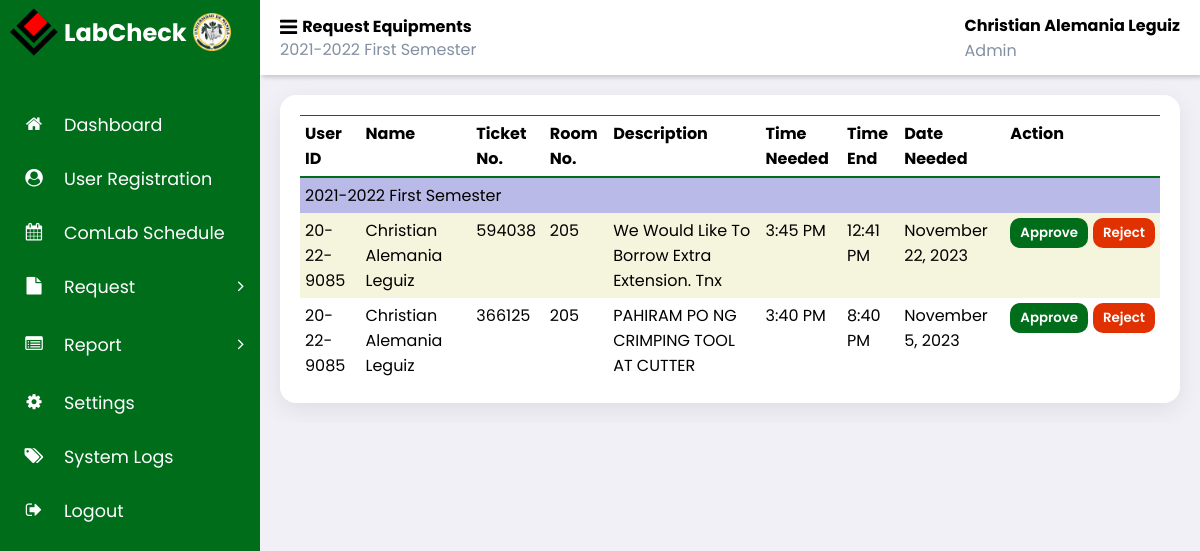
The app's page /admin_labcheck/request_equipment.php (signed in) with its own data.
### tables this page shows
CREATE TABLE `request` (
  `request_id` int(11) NOT NULL,
  `ticket_no` varchar(6) NOT NULL,
  `user_id` varchar(20) NOT NULL,
  `name` varchar(50) NOT NULL,
  `description` varchar(250) NOT NULL,
  `time` time NOT NULL,
  `time_end` time DEFAULT NULL,
  `date` date NOT NULL,
  `room_id` int(11) NOT NULL,
  `request_type` enum('comlab usage','repair','equipment') NOT NULL,
  `status` enum('pending','approve','reject','resolved') NOT NULL DEFAULT 'pending',
  `feedback` varchar(250) DEFAULT NULL,
  `school_year` varchar(20) NOT NULL,
  `semester` varchar(20) NOT NULL,
  `notify` tinyint(1) NOT NULL DEFAULT 0
);

### admin_labcheck/request_equipment.php (the view, shortened to what this page needs)
<?php
    include '../partial/admin_sidebar.php';
    include '../partial/header.php';
    $requestType = "equipment";
    $status = "pending";
    try {
        require_once "../connection/database.php";
        $sql='SELECT r.request_id, r.ticket_no, r.user_id, r.name, r.description, r.time, r.time_end, r.date, r.room_id, r.feedback, r.school_year, r.semester
            FROM request r
            JOIN academic_year ay
            ON r.school_year = ay.school_year AND r.semester = ay.semester
            WHERE ay.status = 1
            AND r.request_type = ?
            AND r.status = ?
            ORDER BY r.school_year, r.semester, r.request_id DESC';
        $stmt = $conn->prepare($sql);
        $stmt->bind_param('ss', $requestType, $status);
        $stmt->execute();
        $result = $stmt->get_result();
    } catch (Exception $e) {
        die('Database error: ' . $e->getMessage());
    }
?>
<body>
<div class="main-content">
    <main class="request-equipment">
    <div class="table-container">
            <table class="table-header">
                <thead>
                    <tr>
                        <th>User ID</th>
                        <th>Name</th>
                        <th>Ticket No.</th>
                        <th>Room No.</th>
                        <th>Description</th>
                        <th>Time Needed</th>
                        <th>Time End</th>
                        <th>Date Needed</th>
                        <th>Action</th>
                    </tr>
                </thead>
            <tbody id="reportTable" class="table-body">
                <?php
                 $currentSchoolYear = '';
                 $currentSemester = '';
                 while ($row = $result->fetch_assoc()): ?>
                    <?php
                        $time = strtotime($row['time']);
                        $formattedTime = date("g:i A", $time);
                        $time_end = strtotime($row['time_end']);
                        $formattedEndTime = date("g:i A", $time_end);
                        $date = strtotime($row['date']);
                        $formattedDate = date("F j, Y ", $date);
                        $schoolYear = $row['school_year'];
                        $semester = $row['semester'];
                    ?>
                    <?php if ($currentSchoolYear != $schoolYear || $currentSemester != $semester): ?>
                        <tr>
                            <td data-cell="School Year and Semester" colspan="9" class="group-header">
                                    <?php echo $schoolYear. ' ' .$semester; ?>
                            </td>
                        </tr>
                        <?php
                        $currentSchoolYear = $schoolYear;
                        $currentSemester = $semester;
                    endif; ?>
                    <tr>
                        <td data-cell="User Id"><?php echo htmlspecialchars($row['user_id']); ?></td>
                        <td data-cell="Name"><?php echo htmlspecialchars(ucwords ($row['name'])); ?></td>
                        <td data-cell="Ticket No"><?php echo htmlspecialchars($row['ticket_no']); ?></td>
                        <td data-cell="Room No"><?php echo htmlspecialchars($row['room_id']); ?></td>
                        <td data-cell="Description"><?php echo htmlspecialchars(ucwords($row['description'])); ?></td>
                        <td data-cell="Time Needed"><?php echo $formattedTime; ?></td>
                        <td data-cell="Time End"><?php echo $formattedEndTime; ?></td>
                        <td data-cell="Date Needed"><?php echo $formattedDate; ?></td>
                        <td data-cell="Action">
                            <div class="action-flex">
                            <form action="../includes/process_request_equipment.php" method="post" class="approval-form">
                                <button type="submit" onclick="return confirmApproval()" name="approve">Approve</button>
                            </form>
                            <form action="../includes/process_request_equipment.php" method="post" class="rejection-form">
                                <button type="button" onclick="showRejectionReason(this)">Reject</button>
                            </form>
                            </div>
                        </td>
                    </tr>
                <?php endwhile; ?>
            </tbody>
        </table>
    </div>
</main>
</div>
</body>
</html>

### css/admin-style.css (style rules this page uses)
* { font-family: 'Poppins', sans-serif; margin: 0; padding: 0; box-sizing: border-box; }
:root { --grey: #F1F0F6; --light: #006d1b; --dark: #fff; --light-green: #eff1ed; --blue: #fff; --main-color: #006d1b; --color-dark: #1D2231; --text-grey: #8390A2; }
html { overflow-x: hidden; }
body { background: var(--grey); overflow-x: hidden; background-image: url('../images/bg.png'); background-repeat: no-repeat; background-attachment: fixed; background-size: cover; }
.user-reg-box, .comlab-usage, .request-equipment, .terminal-repair, .settings { display: flex; gap: 10px; margin-bottom: 10px; justify-content: space-between; background: #fff; padding: 20px; border-radius: 1rem; flex-direction: column; box-shadow: 0 7px 25px rgba(0, 0, 0, 0.08); margin: 20px; position: relative; }
.table-container { width: 100%; overflow: auto; }
.action-flex { display: flex; align-items: center; gap: 5px; }
.group-header { background-color: rgb(186, 186, 232); }
td button { padding: 5px 10px; color: #fff; background-color: var(--main-color); border: var(--main-color); font-weight: 600; border-radius: 10px; justify-self: flex-start; }
th { border-top: solid 1px var(--main-color); border-bottom: solid 2px var(--main-color); }
tr:nth-of-type(2n) { background-color: #f5f5dd; }
table { width: 100%; border-collapse: collapse; overflow: auto; }
tbody { width: 100%; }
th, td { text-align: left; vertical-align: top; padding: 5px; word-wrap: break-word; }
.rejection-form button { background-color: rgb(219, 60, 60); cursor: pointer; }
.rejection-form button { background: #e23100; border:none; padding: 5px 10px; color: #fff; font-weight: 600; border-radius: 10px; }

### records on screen
request: school_year "2021-2022", semester "First Semester", user "20-22-9085", name "Christian Alemania Leguiz", ticket_no "594038", room "205", description "We Would Like To Borrow Extra Extension. Tnx", time "3:45 PM", time_end "12:41 PM", date "November 22, 2023"
request: user "20-22-9085", name "Christian Alemania Leguiz", ticket_no "366125", room "205", description "PAHIRAM PO NG CRIMPING TOOL AT CUTTER", time "3:40 PM", time_end "8:40 PM", date "November 5, 2023"

### other values on screen
$page "Request Equipments"
$_SESSION['school_year'] "2021-2022"
$_SESSION['semester'] "First Semester"
$_SESSION['name'] "Christian Alemania Leguiz"
